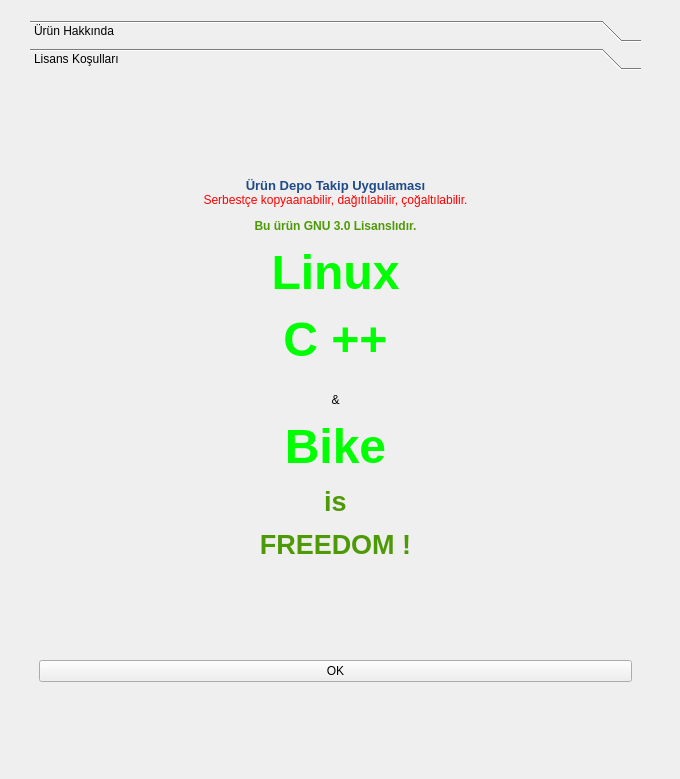
<?xml version="1.0" encoding="UTF-8"?>
<ui version="4.0">
 <class>frmHkk</class>
 <widget class="QDialog" name="frmHkk">
  <property name="geometry">
   <rect>
    <x>0</x>
    <y>0</y>
    <width>680</width>
    <height>779</height>
   </rect>
  </property>
  <property name="windowTitle">
   <string>About</string>
  </property>
  <widget class="QToolBox" name="toolBox">
   <property name="geometry">
    <rect>
     <x>30</x>
     <y>20</y>
     <width>611</width>
     <height>671</height>
    </rect>
   </property>
   <property name="focusPolicy">
    <enum>Qt::StrongFocus</enum>
   </property>
   <property name="currentIndex">
    <number>1</number>
   </property>
   <widget class="QWidget" name="page">
    <property name="geometry">
     <rect>
      <x>0</x>
      <y>0</y>
      <width>611</width>
      <height>601</height>
     </rect>
    </property>
    <attribute name="label">
     <string>Ürün Hakkında</string>
    </attribute>
    <layout class="QGridLayout" name="gridLayout_3">
     <item row="0" column="0">
      <layout class="QGridLayout" name="gridLayout">
       <item row="0" column="0">
        <widget class="QLabel" name="label">
         <property name="text">
          <string>&lt;html&gt;&lt;head/&gt;&lt;body&gt;&lt;p align=&quot;center&quot;&gt;&lt;span style=&quot; font-size:10pt; font-weight:600; color:#204a87;&quot;&gt;Ürün Depo Takip Uygulaması &lt;/span&gt;&lt;br/&gt;&lt;br/&gt;ver. 1.0.0&lt;/p&gt;&lt;p align=&quot;center&quot;&gt;&lt;span style=&quot; font-family:'arial,sans-serif'; font-size:12pt; font-weight:600; color:#222222;&quot;&gt;Murat BALCI (+90 505 320 22 40) &lt;/span&gt;&lt;/p&gt;&lt;p align=&quot;center&quot;&gt;&lt;span style=&quot; font-family:'arial,sans-serif'; color:#222222;&quot;&gt;tarafından&lt;/span&gt;&lt;/p&gt;&lt;p align=&quot;center&quot;&gt;&lt;span style=&quot; font-family:'arial,sans-serif'; color:#222222;&quot;&gt;Debian Linux - QT 5.11 ortamında&lt;/span&gt;&lt;/p&gt;&lt;p align=&quot;center&quot;&gt;&lt;span style=&quot; font-family:'arial,sans-serif'; font-size:12pt; font-weight:600; color:#2e3436;&quot;&gt;C ++&lt;/span&gt;&lt;/p&gt;&lt;p align=&quot;center&quot;&gt;&lt;span style=&quot; font-family:'arial,sans-serif'; color:#222222;&quot;&gt;ile hazırlanmıştır.&lt;/span&gt;&lt;/p&gt;&lt;p align=&quot;center&quot;&gt;&lt;br/&gt;&lt;span style=&quot; font-family:'arial,sans-serif'; color:#222222;&quot;&gt;Tüm işletim sistemlerinde&lt;/span&gt;&lt;/p&gt;&lt;p align=&quot;center&quot;&gt;&lt;span style=&quot; font-family:'arial,sans-serif'; color:#222222;&quot;&gt;(Linux, Windows, MacOS, Android;. FreeBSD vs.)&lt;/span&gt;&lt;/p&gt;&lt;p align=&quot;center&quot;&gt;&lt;span style=&quot; font-family:'arial,sans-serif'; color:#222222;&quot;&gt;çalıştırılabilir.&lt;/span&gt;&lt;/p&gt;&lt;p align=&quot;center&quot;&gt;&lt;br/&gt;Tüm uygulama talepleriniz için lütfen irtibata geçiniz&lt;/p&gt;&lt;p align=&quot;center&quot;&gt;roboturx@gmail.com&lt;br/&gt;&lt;/p&gt;&lt;/body&gt;&lt;/html&gt;</string>
         </property>
        </widget>
       </item>
       <item row="1" column="0">
        <widget class="QPushButton" name="btnOK_2">
         <property name="text">
          <string>OK</string>
         </property>
        </widget>
       </item>
      </layout>
     </item>
    </layout>
   </widget>
   <widget class="QWidget" name="page_2">
    <property name="geometry">
     <rect>
      <x>0</x>
      <y>0</y>
      <width>611</width>
      <height>601</height>
     </rect>
    </property>
    <attribute name="label">
     <string>Lisans Koşulları</string>
    </attribute>
    <layout class="QGridLayout" name="gridLayout_2">
     <item row="0" column="0">
      <layout class="QVBoxLayout" name="verticalLayout">
       <item>
        <widget class="QLabel" name="label_2">
         <property name="text">
          <string>&lt;html&gt;&lt;head/&gt;&lt;body&gt;&lt;p align=&quot;center&quot;&gt;&lt;span style=&quot; font-size:10pt; font-weight:600; color:#204a87;&quot;&gt;Ürün Depo Takip Uygulaması &lt;/span&gt;&lt;br/&gt;&lt;span style=&quot; font-family:'arial,sans-serif'; color:#ff0000;&quot;&gt;Serbestçe kopyaanabilir, dağıtılabilir, çoğaltılabilir.&lt;/span&gt;&lt;/p&gt;&lt;p align=&quot;center&quot;&gt;&lt;span style=&quot; font-weight:600; color:#4e9a06;&quot;&gt;Bu ürün GNU 3.0 Lisanslıdır.&lt;/span&gt;&lt;/p&gt;&lt;p align=&quot;center&quot;&gt;&lt;span style=&quot; font-size:36pt; font-weight:600; color:#00ff00;&quot;&gt;Linux&lt;/span&gt;&lt;/p&gt;&lt;p align=&quot;center&quot;&gt;&lt;span style=&quot; font-size:36pt; font-weight:600; color:#00ff00;&quot;&gt;C ++&lt;/span&gt;&lt;/p&gt;&lt;p align=&quot;center&quot;&gt;&lt;br/&gt;&amp;amp;&lt;/p&gt;&lt;p align=&quot;center&quot;&gt;&lt;span style=&quot; font-size:36pt; font-weight:600; color:#00ff00;&quot;&gt;Bike&lt;/span&gt;&lt;/p&gt;&lt;p align=&quot;center&quot;&gt;&lt;span style=&quot; font-size:20pt; font-weight:600; color:#4e9a06;&quot;&gt;is&lt;/span&gt;&lt;/p&gt;&lt;p align=&quot;center&quot;&gt;&lt;span style=&quot; font-size:20pt; font-weight:600; color:#4e9a06;&quot;&gt;FREEDOM !&lt;/span&gt;&lt;/p&gt;&lt;/body&gt;&lt;/html&gt;</string>
         </property>
        </widget>
       </item>
       <item>
        <widget class="QPushButton" name="btnOK">
         <property name="text">
          <string>OK</string>
         </property>
        </widget>
       </item>
      </layout>
     </item>
    </layout>
   </widget>
  </widget>
 </widget>
 <resources/>
 <connections/>
</ui>
